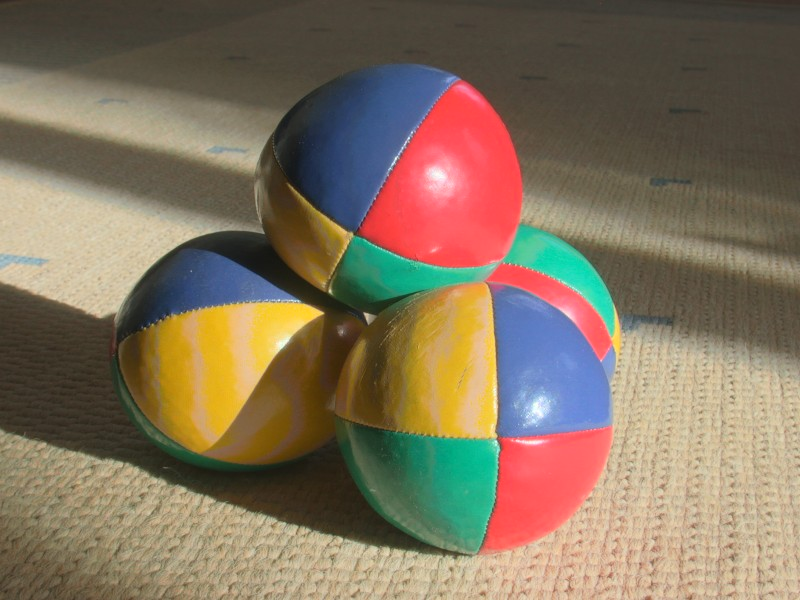
//> input picture opencv/foto.jpg, 800 x 600 px
$ ./leer_imagen_y_hacer_2_key_color   (built with g++ and OpenCV 4)
//> lines starting //> are read from the running program, lines starting //| are printed output that depends on the picture; after the words box and inside, x2 and y2 are one past the last pixel; in counts of white or black regions, pixels touching at a corner belong together
#include <opencv2/opencv.hpp>
#include <iostream>
#include <thread>
#include <chrono>

cv::Mat crearMascara(cv::Mat &imagen_hsv, cv::Scalar lower1, cv::Scalar upper1,
                     cv::Scalar lower2 = cv::Scalar(0,0,0), cv::Scalar upper2 = cv::Scalar(0,0,0),
                     bool usarSegundoRango = false) {
    cv::Mat mascara1, mascara2, mascara_total;
    cv::inRange(imagen_hsv, lower1, upper1, mascara1);
    if (usarSegundoRango) {
        cv::inRange(imagen_hsv, lower2, upper2, mascara2);
        cv::bitwise_or(mascara1, mascara2, mascara_total);
    } else {
        mascara_total = mascara1;
    }
    return mascara_total;
}

int main() {
    cv::Mat imagen = cv::imread("foto.jpg");
//> imagen is the input picture: 600 rows x 800 cols, CV_8UC3; mean B, G, R 93.5, 114.7, 130.9
    if (imagen.empty()) {
        std::cerr << "No se pudo abrir 'foto.jpg'" << std::endl;
        return -1;
    }

    cv::Mat imagen_hsv;
    cv::cvtColor(imagen, imagen_hsv, cv::COLOR_BGR2HSV);
//> imagen_hsv: 600 rows x 800 cols, CV_8UC3; mean H, S, V 37.6, 95.4, 141

    // Máscaras
    cv::Mat mascara_rojo = crearMascara(imagen_hsv,
                                        cv::Scalar(0, 100, 100), cv::Scalar(10, 255, 255),
                                        cv::Scalar(160, 100, 100), cv::Scalar(179, 255, 255),
                                        true);
//> in crearMascara, `cv::inRange(imagen_hsv, lower1, upper1, mascara1);`:
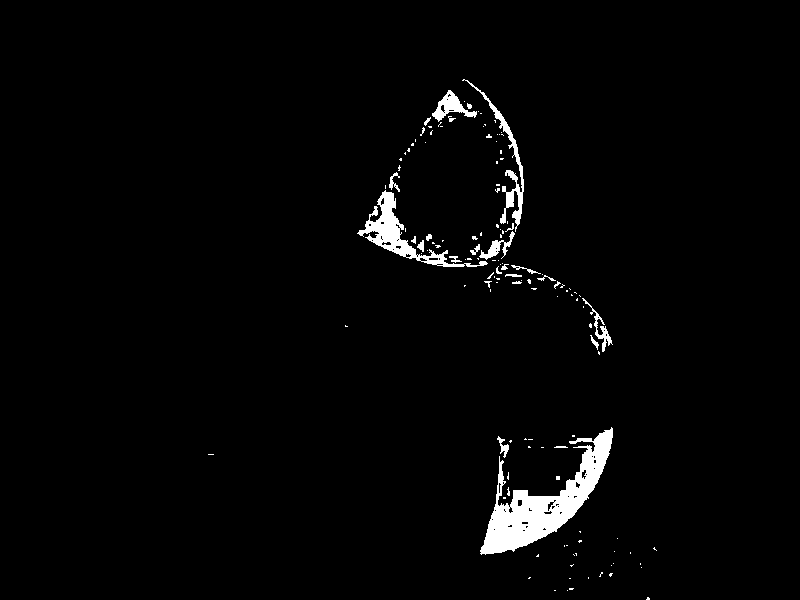
//> mascara1: 600 rows x 800 cols, CV_8UC1; 2.3% white; 135 white regions (108 under 20 px), largest, box (x1, y1, x2, y2) and area: (480, 427, 613, 555) 5559, (357, 190, 488, 267) 1922, (462, 79, 524, 232) 1026
//> in crearMascara, `cv::inRange(imagen_hsv, lower2, upper2, mascara2);`:
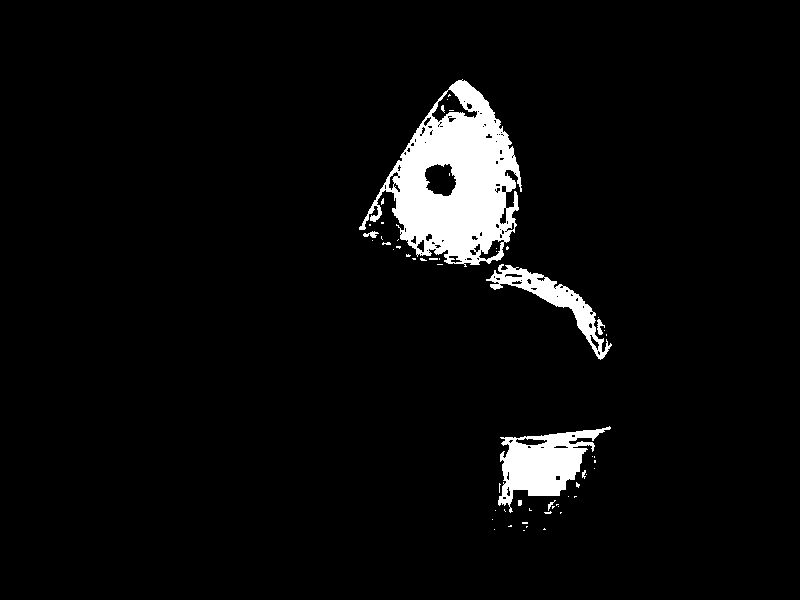
//> mascara2: 600 rows x 800 cols, CV_8UC1; 4.7% white; 58 white regions (49 under 20 px), largest, box (x1, y1, x2, y2) and area: (359, 79, 522, 267) 15142, (498, 426, 611, 513) 4476, (486, 264, 612, 360) 2407
//> in crearMascara, `cv::bitwise_or(mascara1, mascara2, mascara_total);`:
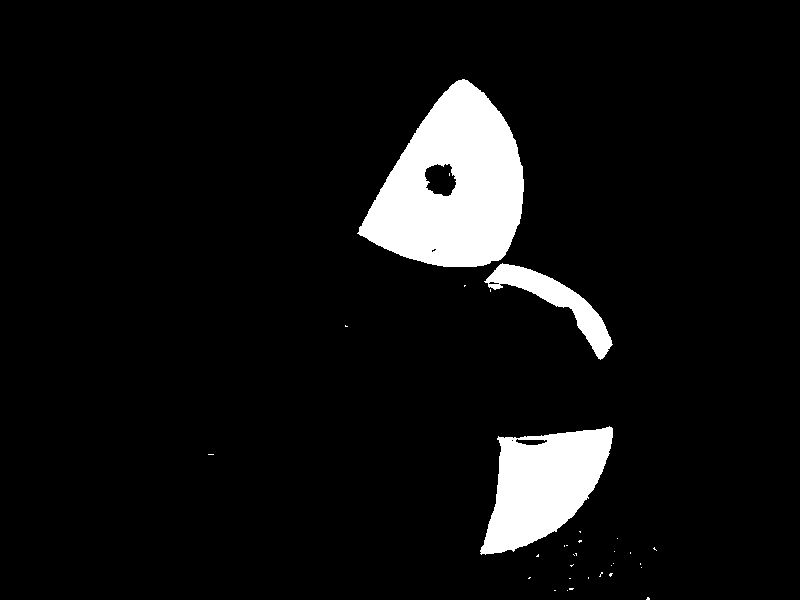
//> mascara_total: 600 rows x 800 cols, CV_8UC1; 7% white; 33 white regions (30 under 20 px), largest, box (x1, y1, x2, y2) and area: (357, 79, 524, 267) 19779, (480, 426, 613, 555) 10421, (484, 263, 613, 360) 3156
    cv::Mat mascara_amarillo = crearMascara(imagen_hsv,
                                            cv::Scalar(20, 100, 100), cv::Scalar(30, 255, 255));
//> call 2 of crearMascara, with lower1 = Scalar(20, 100, 100), upper1 = Scalar(30, 255, 255), lower2 = Scalar(0), upper2 = Scalar(0), usarSegundoRango = false
//> in crearMascara (call 2), `cv::inRange(imagen_hsv, lower1, upper1, mascara1);`:
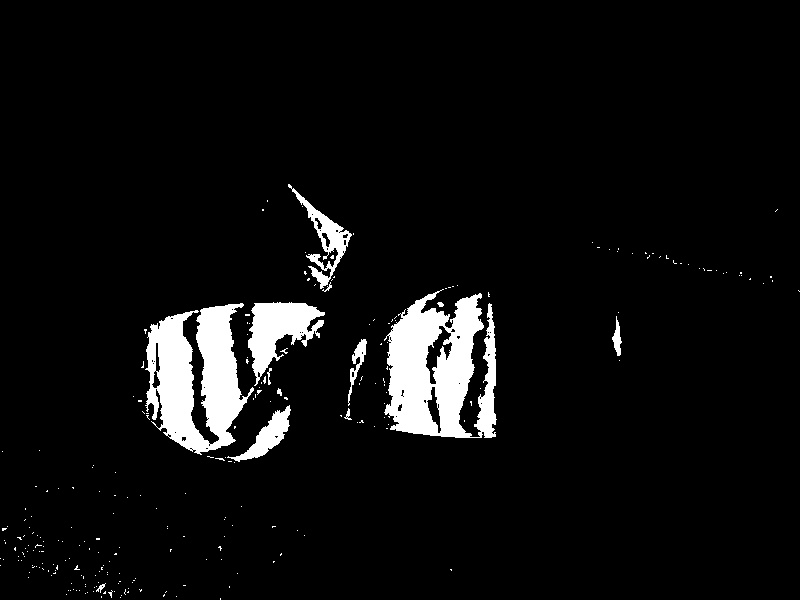
//> mascara1: 600 rows x 800 cols, CV_8UC1; 5.7% white; 253 white regions (240 under 20 px), largest, box (x1, y1, x2, y2) and area: (384, 289, 497, 438) 10759, (145, 303, 254, 455) 9523, (248, 302, 325, 386) 3083


    // Resultados
    cv::Mat resultado_rojo = imagen.clone();
    resultado_rojo.setTo(cv::Scalar(0,0,0), mascara_rojo);
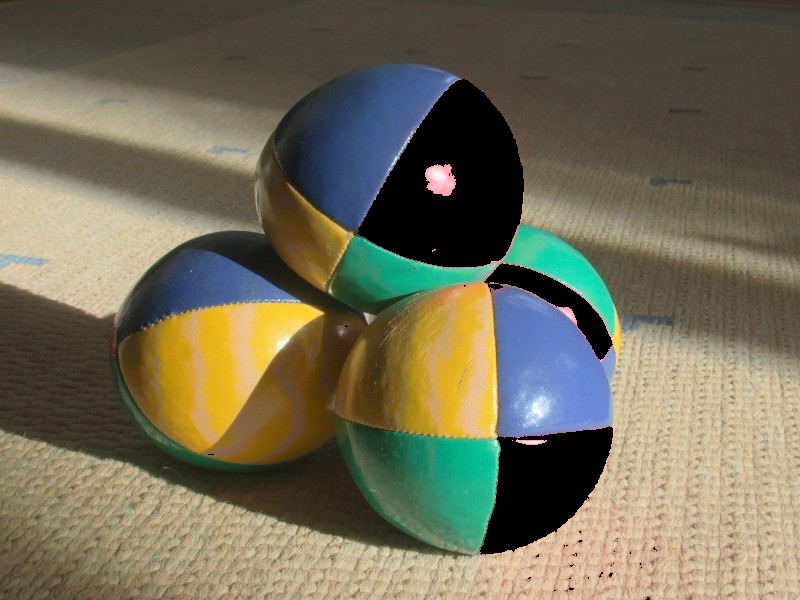
//> resultado_rojo: 600 rows x 800 cols, CV_8UC3; 6.97% of pixels changed, all inside (x1, y1, x2, y2) = (208, 79, 657, 600)

    cv::Mat resultado_amarillo = imagen.clone();
    resultado_amarillo.setTo(cv::Scalar(0,0,0), mascara_amarillo);
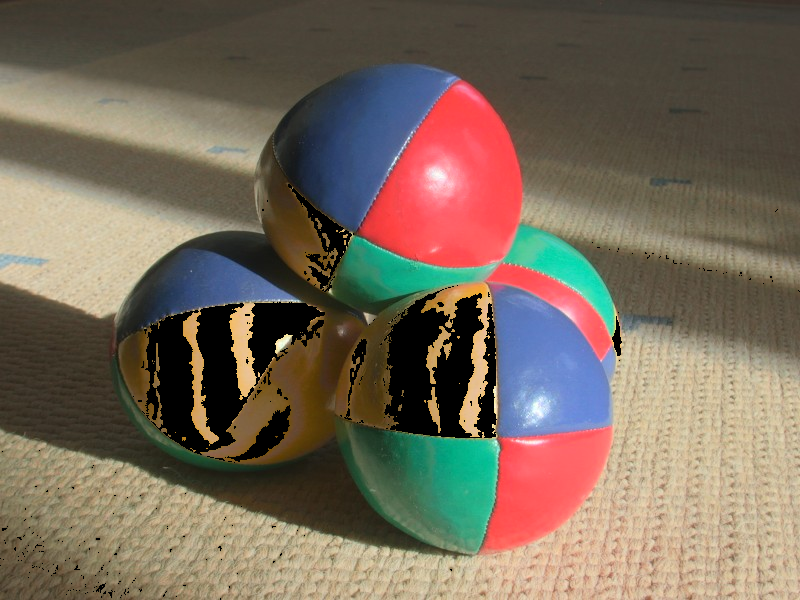
//> resultado_amarillo: 600 rows x 800 cols, CV_8UC3; 5.7% of pixels changed, all inside (x1, y1, x2, y2) = (0, 184, 800, 600)

    // Crear ventana única
    cv::namedWindow("Croma", cv::WINDOW_AUTOSIZE);

    // Bucle infinito alternando rojo y amarillo
    while (true) {
        cv::imshow("Croma", resultado_rojo);
        if (cv::waitKey(2000) == 27) break; // Espera 2 segundos, ESC para salir
//> the Esc key is pressed

        cv::imshow("Croma", resultado_amarillo);
        if (cv::waitKey(2000) == 27) break; // Espera 2 segundos, ESC para salir
    }

    cv::destroyAllWindows();
    return 0;
}
